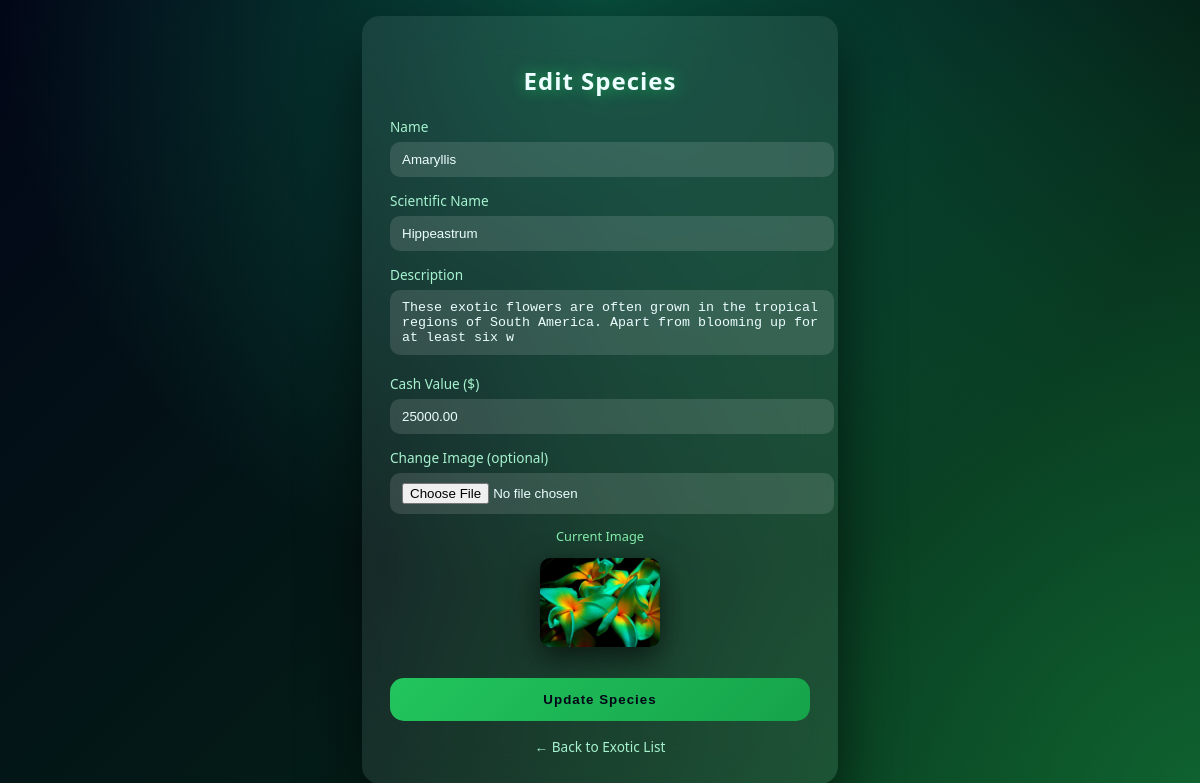
Page /edit/1/ on the committed database.
### posting/models.py (models this page shows, shortened)
class Species(models.Model):
    name = models.CharField(max_length=100)
    scientific_name = models.CharField(max_length=150)
    image = models.ImageField(upload_to="species_images/", blank=True, null=True)
    description = models.CharField(max_length=120)
    cash_value = models.DecimalField(max_digits=12, decimal_places=2)

### posting/views.py (the view, shortened to what this page needs)
# urls.py: path('edit/<int:id>/', views.edit_species, name='edit_species'),
def edit_species(request, id):
    species = get_object_or_404(Species, id=id)
    return render(request, "edit.html", {"species": species})

### posting/templates/edit.html (shortened to what this page needs)
<!DOCTYPE html>
<html lang="en">
<head>
</head>
<body>
<div class="card">
    <h2>Edit Species</h2>
    <form method="POST" enctype="multipart/form-data">
        <label>Name</label>
        <input type="text" name="name" value="{{ species.name }}" required>
        <label>Scientific Name</label>
        <input type="text" name="scientific_name" value="{{ species.scientific_name }}" required>
        <label>Description</label>
        <textarea name="description" rows="3" maxlength="120">{{ species.description }}</textarea>
        <label>Cash Value ($)</label>
        <input type="number" name="cash_value" value="{{ species.cash_value }}" min="0" max="1000000000" required>
        <label>Change Image (optional)</label>
        <input type="file" name="image" accept="image/*">
        {% if species.image %}
        <div class="preview">
            <p style="font-size:0.8rem;color:#86efac;">Current Image</p>
            <img src="{{ species.image.url }}">
        </div>
        {% endif %}
        <button type="submit">Update Species</button>
    </form>
    <a href="{% url 'exotic' %}" class="back">← Back to Exotic List</a>
</div>
</body>
</html>

### posting/templates/edit.html (style rules this page uses)
body { margin: 0; min-height: 100vh; display: flex; justify-content: center; align-items: center; background: radial-gradient(circle at top, rgba(16,185,129,0.35), transparent 60%), radial-gradient(circle at bottom right, rgba(34,197,94,0.35), transparent 60%), linear-gradient(135deg, #020617, #052e16); font-family: system-ui, sans-serif; }
.card { width: 420px; background: rgba(255,255,255,0.08); backdrop-filter: blur(18px); border-radius: 18px; padding: 28px; color: #ecfeff; box-shadow: 0 30px 60px rgba(0,0,0,0.6); animation: slideIn 0.8s ease forwards; }
h2 { text-align: center; margin-bottom: 20px; letter-spacing: 1px; text-shadow: 0 0 15px rgba(34,197,94,0.8); }
label { font-size: 0.85rem; color: #a7f3d0; margin-top: 14px; display: block; }
input, textarea { width: 100%; padding: 10px 12px; margin-top: 6px; border-radius: 10px; border: none; background: rgba(255,255,255,0.12); color: #ecfeff; outline: none; transition: all 0.3s ease; }
textarea { resize: none; }
.preview { margin-top: 10px; text-align: center; }
.preview img { max-width: 120px; border-radius: 10px; box-shadow: 0 10px 30px rgba(0,0,0,0.6); }
button { margin-top: 26px; width: 100%; padding: 14px; background: linear-gradient(135deg, #22c55e, #16a34a); color: #020617; border: none; border-radius: 14px; font-weight: 800; letter-spacing: 1px; cursor: pointer; transition: transform 0.25s ease, box-shadow 0.25s ease; }
.back { display: block; text-align: center; margin-top: 16px; color: #a7f3d0; text-decoration: none; font-size: 0.85rem; }

### rows in the picture
Species: name "Amaryllis", scientific_name "Hippeastrum", description "These exotic flowers are often grown in the tropical regions of South America. Apart from blooming up for at least six w", cash_value "25000.00", image (picture)
